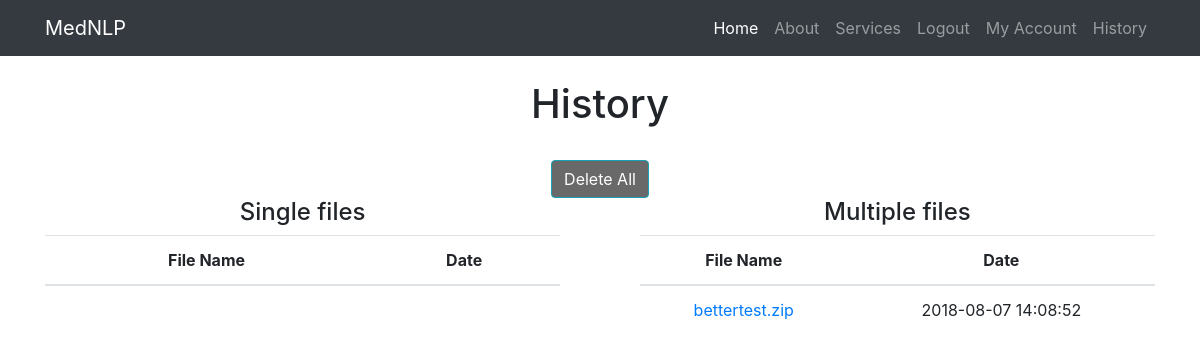
The app's page /history (signed in), older data.
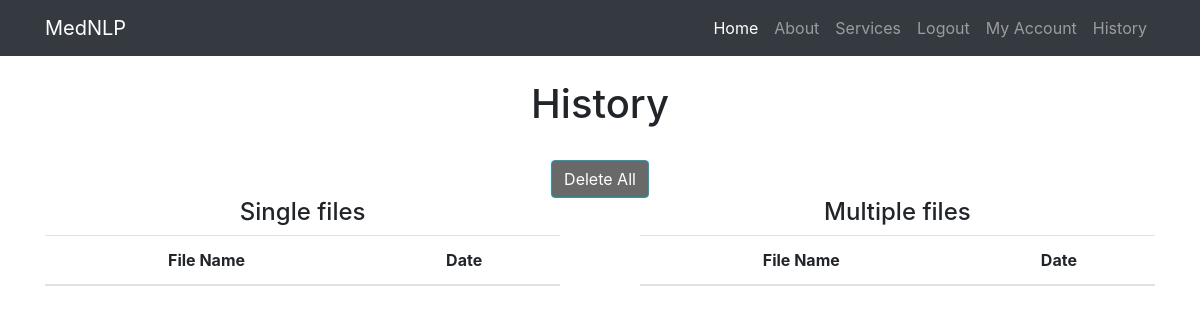
The same page, newer data.
### models.py (models this page shows, shortened)
class Group_Upload(db.Model):
    container_name = db.Column(db.String(256), primary_key=True)
    compressed_file_name_short_with_extension = db.Column(db.String(256))
    date_created = db.Column(db.DateTime, default=func.now())
    compressed_file_name_long_with_extension = db.Column(db.String(256))
    user_id = db.Column(db.Integer, db.ForeignKey("user.id"), nullable=False)

### main.py (the view)
@app.route('/history')
@login_required
def history():
    current_username  = current_user.username
    user = User.query.filter_by(username=current_username).first()
    user_id = user.id
    single_files = Single_Upload.query.filter_by(user_id=user_id)
    group_files = Group_Upload.query.filter_by(user_id=user_id)
    return render_template('history.html', title='History', single_files = single_files, group_files = group_files)

### main.py (called while the page is built)
@login_settings.user_loader
def load_user(id):
    return User.query.get(int(id))

### templates/history.html (shortened to what this page needs)
{% extends "header.html" %} {% block content %}
<br>
<h1>History</h1>
<br>
<form action="{{ url_for('delete_all') }}">
    <button type="submit"  name = "Submit" class="btn btn-info" style="color:white; background-color:dimgray"> Delete All </button>
</form>
<div class="row">
  <div class="col-sm">
    <h4> Single files</h4>
    <table class="table table-hover">
      <thead>
        <tr>
          <th scope="col">File Name</th>
          <th scope="col">Date</th>
        </tr>
      </thead>
    </table>
  </div>
  <div class="col-sm">
    <h4> Multiple files</h4>
    <table class="table table-hover">
      <thead>
        <tr>
          <th scope="col">File Name</th>
          <th scope="col">Date</th>
        </tr>
      </thead>
      <tbody>
        {% for file in group_files %}
        <tr>
          <td>
            <a href="{{ url_for('history_group', container_name=file.container_name) }}"> {{file.compressed_file_name_short_with_extension}} </a>
          </td>
          <td>{{file.date_created}}</td>
        </tr>
        {% endfor %}
      </tbody>
    </table>
  </div>
   {% endblock %}

### templates/header.html (shortened to what this page needs)
<!DOCTYPE html>
<html lang="en">
  <head>
    <link href="static/bootstrap_template/startbootstrap-bare-gh-pages/vendor/bootstrap/css/bootstrap.min.css" rel="stylesheet">
  </head>
  <body>
    <nav class="navbar navbar-expand-lg navbar-dark bg-dark fixed-top">
      <div class="container">
        <a class="navbar-brand" href="/">MedNLP</a>
        <div class="collapse navbar-collapse" id="navbarResponsive">
          <ul class="navbar-nav ml-auto">
            <li class="nav-item active">
                <a class="nav-link" href="{{ url_for('upload_file') }}">Home</a>
            </li>
            <li class="nav-item">
              <a class="nav-link" href="#">About</a>
            </li>
            <li class="nav-item">
              <a class="nav-link" href="#">Services</a>
            </li>
            <li class="nav-item">
                {% if  current_user.is_anonymous %}
                <a class="nav-link" href="{{ url_for('login') }}">Login</a>
                {% else %}
                <a class="nav-link"  href="{{ url_for('logout') }}">Logout</a>
                {% endif %}
            </li>
          <li class="nav-item">
            {% if not current_user.is_anonymous %}
            <a class="nav-link" href="{{ url_for('my_account') }}">My Account</a>
            {% endif %}
          </li>
          <li class="nav-item">
              {% if not current_user.is_anonymous %}
              <a class="nav-link" href="{{ url_for('history') }}">History</a>
              {% endif %}
            </li>
          </ul>
        </div>
      </div>
    </nav>
    <div class="container">
      <div class="row">
        <div class="col-lg-12 text-center">
          {% block content %}
			   {% endblock %}
        </div>
      </div>
    </div>
  </body>
</html>

### templates/header.html (style rules this page uses)
body { padding-top: 54px; }
@media (min-width: 992px) { body { padding-top: 56px; } }

Row changes from the older to the newer data that the page shows:
removed Group_Upload: compressed_file_name_short_with_extension "bettertest.zip", date_created "2018-08-07 14:08:52"
